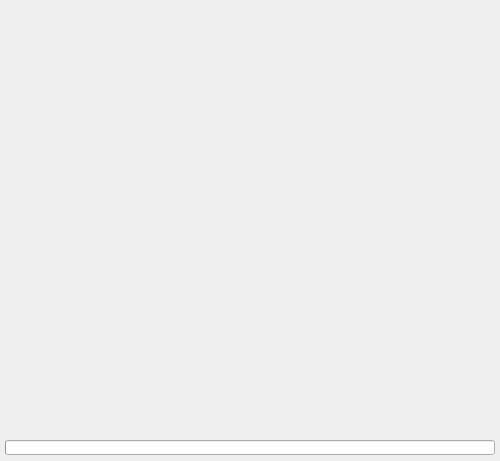
<?xml version="1.0" encoding="UTF-8"?>
<ui version="4.0">
 <class>Present</class>
 <widget class="QWidget" name="Present">
  <property name="geometry">
   <rect>
    <x>0</x>
    <y>0</y>
    <width>500</width>
    <height>461</height>
   </rect>
  </property>
  <property name="focusPolicy">
   <enum>Qt::ClickFocus</enum>
  </property>
  <property name="contextMenuPolicy">
   <enum>Qt::NoContextMenu</enum>
  </property>
  <property name="windowTitle">
   <string>Anisotropic Diffusion</string>
  </property>
  <property name="windowIcon">
   <iconset>
    <normaloff>../../icons/python.ico</normaloff>../../icons/python.ico</iconset>
  </property>
  <widget class="QLabel" name="label">
   <property name="geometry">
    <rect>
     <x>0</x>
     <y>0</y>
     <width>500</width>
     <height>461</height>
    </rect>
   </property>
   <property name="minimumSize">
    <size>
     <width>500</width>
     <height>461</height>
    </size>
   </property>
   <property name="maximumSize">
    <size>
     <width>500</width>
     <height>461</height>
    </size>
   </property>
   <property name="styleSheet">
    <string notr="true">backgraound-color: {rgb(37, 36, 36)};</string>
   </property>
   <property name="text">
    <string/>
   </property>
   <property name="pixmap">
    <pixmap>../../icons/logo_small.png</pixmap>
   </property>
   <property name="alignment">
    <set>Qt::AlignCenter</set>
   </property>
  </widget>
  <widget class="QProgressBar" name="progressBar">
   <property name="geometry">
    <rect>
     <x>5</x>
     <y>440</y>
     <width>490</width>
     <height>15</height>
    </rect>
   </property>
   <property name="value">
    <number>0</number>
   </property>
   <property name="format">
    <string/>
   </property>
  </widget>
 </widget>
 <resources/>
 <connections/>
</ui>
